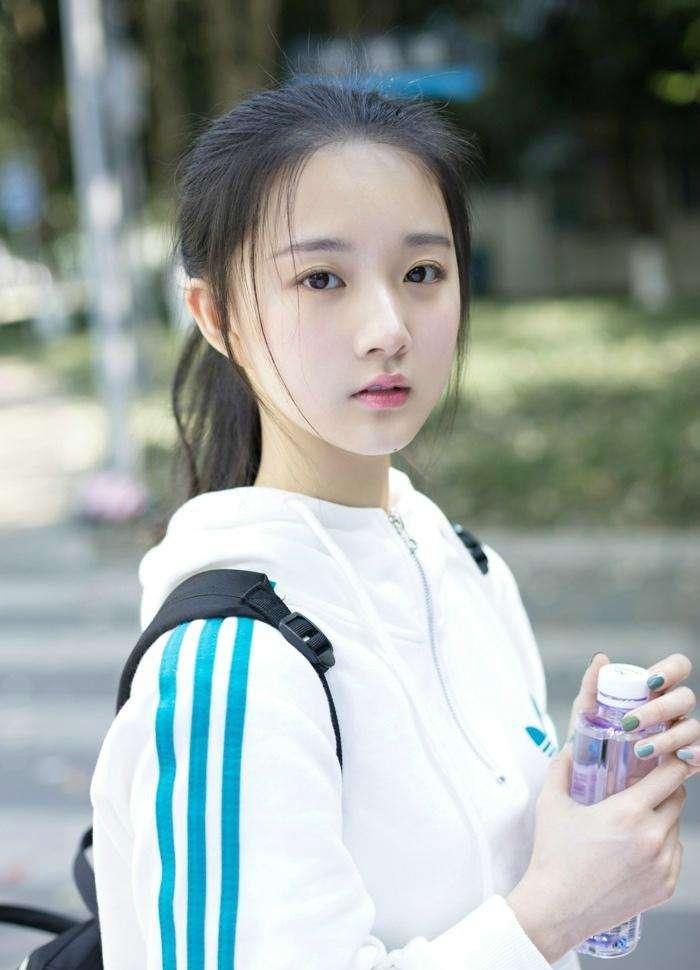
#> input picture PicRec/ALL_Other/ImagePY/img16.jpg, 700 x 970 px, found by its file name
$ python pil2.py
#> lines starting #> are read from the running program, lines starting #| are printed output that depends on the picture
# -*- coding: utf-8 -*-

from PIL import Image

im = Image.open('D:\WorkProject\ImageProject\PicRec\ImageFile\img16.jpg')
#> im is the input picture: PIL image 700x970 RGB; mean R, G, B 152.6, 161, 158.1
# n_im = Image.new('RGB', (404, 505), 'green')
# n_im.show()
print(im.size)
#| (700, 970)

assert isinstance(im, Image.Image)
# im.show()
box = (400,500,666,666)
region = im.crop(box)
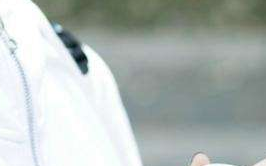
#> region: PIL image 266x166 RGB; mean R, G, B 177.3, 185.5, 182.2
region.show()

$ run again, with PicRec/ALL_Other/ImagePY/img14.jpg copied over PicRec/ALL_Other/ImagePY/img16.jpg
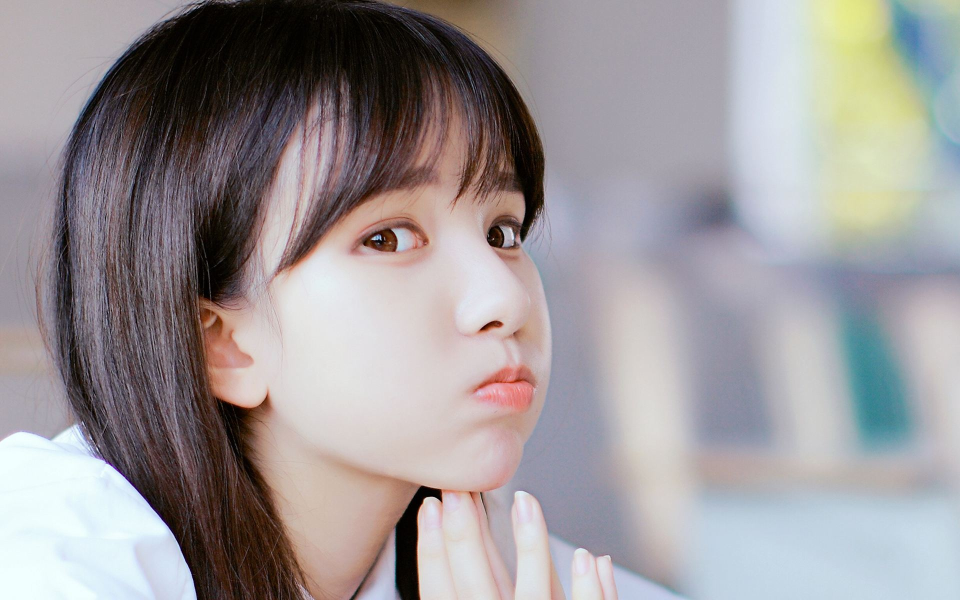
#> input picture PicRec/ALL_Other/ImagePY/img14.jpg, 1920 x 1200 px, found by its file name (shown at 1/2 size)
#> im is the input picture: PIL image 1920x1200 RGB; mean R, G, B 156.3, 151.1, 152.9
#| (1920, 1200)
#> `region = im.crop(box)`:
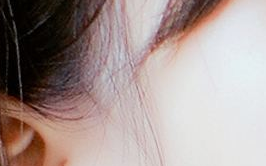
#> region: PIL image 266x166 RGB; mean R, G, B 166.1, 150.9, 147.6

$ run again, with PicRec/ALL_Other/ImagePY/img15.jpg copied over PicRec/ALL_Other/ImagePY/img16.jpg
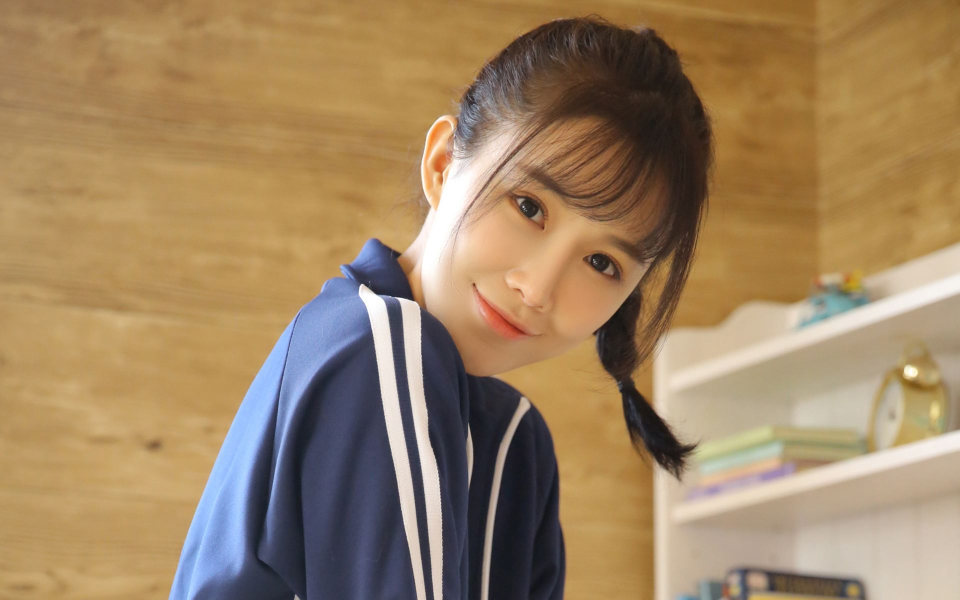
#> input picture PicRec/ALL_Other/ImagePY/img15.jpg, 1920 x 1200 px, found by its file name (shown at 1/2 size)
#> im is the input picture: PIL image 1920x1200 RGB; mean R, G, B 159.2, 132.4, 98.5
#| (1920, 1200)
#> `region = im.crop(box)`:
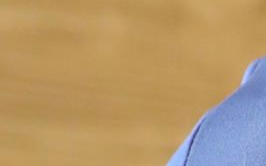
#> region: PIL image 266x166 RGB; mean R, G, B 181.7, 151.3, 106.9
